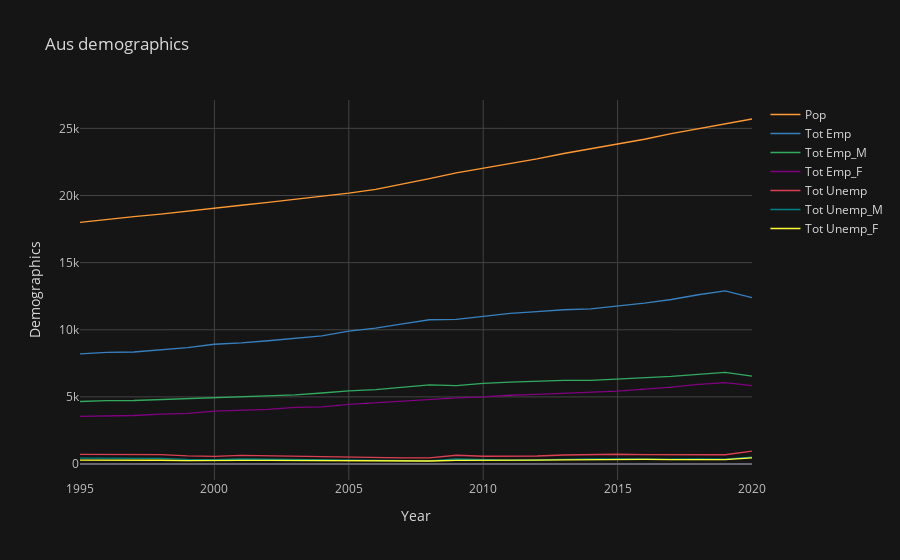
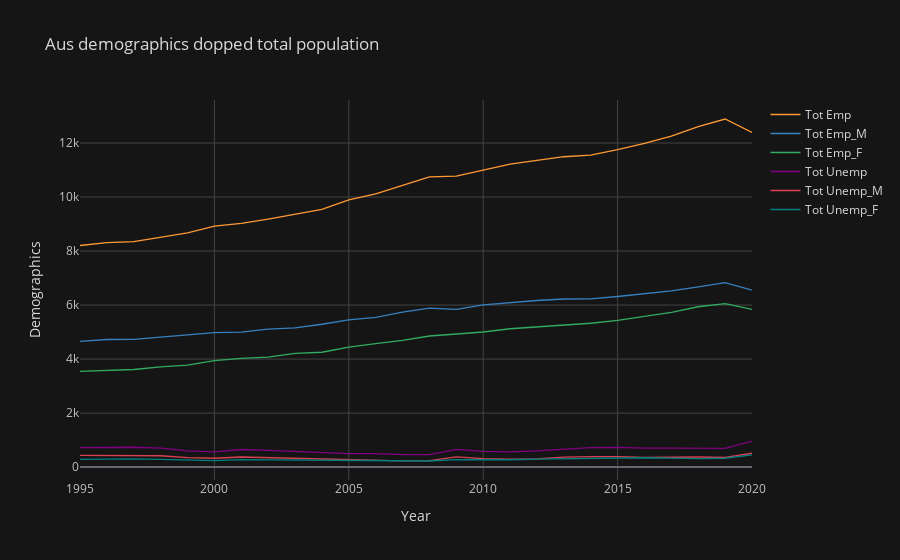

Source (notebook cell) for these figures, in order:
### Code cell
aus_demographics_fig1 = aus_demographics_renamed_df.iplot(kind='line',
                                             title="Aus demographics",
                                             xTitle="Year",
                                             yTitle='Demographics')         
             
aus_demographics_fig2 = aus_demographics_renamed_d2.iplot(kind='line',
                                                          title="Aus demographics dopped total population",
                                                          xTitle="Year",
                                                          yTitle='Demographics')  

#Create the plot matrix:
fig = subplots.make_subplots(rows=3, cols=1)

#Add traces, use  'add_traces', or 'append_trace'.
fig.add_traces(aus_demographics_fig1)
fig.add_traces(aus_demographics_fig2)

fig['layout'].update(height=600,
                     width=600)

### Figure 1 — Plotly figure (JSON) as saved in the notebook; plotly's stock layout.template omitted (floating-point values rounded to 4 significant figures)
{"data": [{"line": {"color": "rgba(255, 153, 51, 1.0)", "dash": "solid", "shape": "linear", "width": 1.3}, "mode": "lines", "name": "Pop", "text": "", "type": "scatter", "x": [1995, 1996, 1997, 1998, 1999, 2000, 2001, 2002, 2003, 2004, 2005, 2006, 2007, 2008, 2009, 2010, 2011, 2012, 2013, 2014, 2015, 2016, 2017, 2018, 2019, 2020], "y": [18000.0, 18220.0, 18423, 18610.0, 18810.0, 19030.0, 19270.0, 19500.0, 19720.0, 19930.0, 20180.0, 20451, 20830.0, 21250.0, 21690.0, 22030.0, 22340, 22730.0, 23130.0, 23480.0, 23816, 24190.0, 24600.0, 24980.0, 25370.0, 25700.0]}, {"line": {"color": "rgba(55, 128, 191, 1.0)", "dash": "solid", "shape": "linear", "width": 1.3}, "mode": "lines", "name": "Tot Emp", "text": "", "type": "scatter", "x": [1995, 1996, 1997, 1998, 1999, 2000, 2001, 2002, 2003, 2004, 2005, 2006, 2007, 2008, 2009, 2010, 2011, 2012, 2013, 2014, 2015, 2016, 2017, 2018, 2019, 2020], "y": [8206.0, 8312.0, 8346.0, 8517.0, 8673.0, 8922, 9022.0, 9181.0, 9370.0, 9543.0, 9897.0, 10120.0, 10440.0, 10745, 10770.0, 11010.0, 11220.0, 11356, 11490.0, 11550.0, 11750.0, 11990.0, 12255, 12610.0, 12890.0, 12390.0]}, {"line": {"color": "rgba(50, 171, 96, 1.0)", "dash": "solid", "shape": "linear", "width": 1.3}, "mode": "lines", "name": "Tot Emp_M", "text": "", "type": "scatter", "x": [1995, 1996, 1997, 1998, 1999, 2000, 2001, 2002, 2003, 2004, 2005, 2006, 2007, 2008, 2009, 2010, 2011, 2012, 2013, 2014, 2015, 2016, 2017, 2018, 2019, 2020], "y": [4657.0, 4724.0, 4732.0, 4802.0, 4898.0, 4981.0, 4997.0, 5109.0, 5155.0, 5290.0, 5450.0, 5547.0, 5743.0, 5890.0, 5843.0, 6006.0, 6098.0, 6169.0, 6224.0, 6227.0, 6317.0, 6406.0, 6523.0, 6671, 6834.0, 6554.0]}, {"line": {"color": "rgba(128, 0, 128, 1.0)", "dash": "solid", "shape": "linear", "width": 1.3}, "mode": "lines", "name": "Tot Emp_F", "text": "", "type": "scatter", "x": [1995, 1996, 1997, 1998, 1999, 2000, 2001, 2002, 2003, 2004, 2005, 2006, 2007, 2008, 2009, 2010, 2011, 2012, 2013, 2014, 2015, 2016, 2017, 2018, 2019, 2020], "y": [3548.0, 3587.0, 3614.0, 3715, 3776.0, 3941.0, 4025.0, 4072.0, 4215, 4253, 4447.0, 4574.0, 4694.0, 4855.0, 4928.0, 5003.0, 5123.0, 5187.0, 5268.0, 5326.0, 5436.0, 5585.0, 5732.0, 5937.0, 6056.0, 5838.0]}, {"line": {"color": "rgba(219, 64, 82, 1.0)", "dash": "solid", "shape": "linear", "width": 1.3}, "mode": "lines", "name": "Tot Unemp", "text": "", "type": "scatter", "x": [1995, 1996, 1997, 1998, 1999, 2000, 2001, 2002, 2003, 2004, 2005, 2006, 2007, 2008, 2009, 2010, 2011, 2012, 2013, 2014, 2015, 2016, 2017, 2018, 2019, 2020], "y": [723.5, 723.8, 735.2, 702.8, 600.6, 564.3, 651.5, 619.7, 587.6, 537.3, 502.5, 498.2, 459, 462.7, 654.7, 580.3, 564.2, 599.3, 673.4, 721.8, 729.7, 703.5, 706.1, 687.9, 692, 966.4]}, {"line": {"color": "rgba(0, 128, 128, 1.0)", "dash": "solid", "shape": "linear", "width": 1.3}, "mode": "lines", "name": "Tot Unemp_M", "text": "", "type": "scatter", "x": [1995, 1996, 1997, 1998, 1999, 2000, 2001, 2002, 2003, 2004, 2005, 2006, 2007, 2008, 2009, 2010, 2011, 2012, 2013, 2014, 2015, 2016, 2017, 2018, 2019, 2020], "y": [434.2, 424.3, 427.5, 419.9, 348.6, 327.3, 374.4, 348.2, 330.9, 294, 265.3, 265.6, 230, 236.4, 376, 312.5, 292.6, 306.8, 367.6, 389.7, 391.8, 356.7, 370.9, 375, 363, 513.4]}, {"line": {"color": "rgba(255, 255, 51, 1.0)", "dash": "solid", "shape": "linear", "width": 1.3}, "mode": "lines", "name": "Tot Unemp_F", "text": "", "type": "scatter", "x": [1995, 1996, 1997, 1998, 1999, 2000, 2001, 2002, 2003, 2004, 2005, 2006, 2007, 2008, 2009, 2010, 2011, 2012, 2013, 2014, 2015, 2016, 2017, 2018, 2019, 2020], "y": [289.3, 299.5, 307.7, 282.9, 252, 237, 277.1, 271.5, 256.6, 243.3, 237.2, 232.6, 229, 226.2, 278.7, 267.8, 271.6, 292.5, 305.8, 332.2, 337.9, 346.9, 335.2, 312.9, 328.9, 452.9]}], "layout": {"autosize": true, "legend": {"bgcolor": "#151516", "font": {"color": "#D9D9D9"}}, "paper_bgcolor": "#151516", "plot_bgcolor": "#151516", "title": {"font": {"color": "#D9D9D9"}, "text": "Aus demographics"}, "xaxis": {"autorange": true, "gridcolor": "#434343", "range": [1995, 2020], "showgrid": true, "tickfont": {"color": "#C2C2C2"}, "title": {"font": {"color": "#D9D9D9"}, "text": "Year"}, "type": "linear", "zerolinecolor": "#666570"}, "yaxis": {"autorange": true, "gridcolor": "#434343", "range": [-1189.0, 27110.0], "showgrid": true, "tickfont": {"color": "#C2C2C2"}, "title": {"font": {"color": "#D9D9D9"}, "text": "Demographics"}, "type": "linear", "zerolinecolor": "#666570"}}}

### Figure 2 — Plotly figure (JSON) as saved in the notebook; plotly's stock layout.template omitted (floating-point values rounded to 4 significant figures)
{"data": [{"line": {"color": "rgba(255, 153, 51, 1.0)", "dash": "solid", "shape": "linear", "width": 1.3}, "mode": "lines", "name": "Tot Emp", "text": "", "type": "scatter", "x": [1995, 1996, 1997, 1998, 1999, 2000, 2001, 2002, 2003, 2004, 2005, 2006, 2007, 2008, 2009, 2010, 2011, 2012, 2013, 2014, 2015, 2016, 2017, 2018, 2019, 2020], "y": [8206.0, 8312.0, 8346.0, 8517.0, 8673.0, 8922, 9022.0, 9181.0, 9370.0, 9543.0, 9897.0, 10120.0, 10440.0, 10745, 10770.0, 11010.0, 11220.0, 11356, 11490.0, 11550.0, 11750.0, 11990.0, 12255, 12610.0, 12890.0, 12390.0]}, {"line": {"color": "rgba(55, 128, 191, 1.0)", "dash": "solid", "shape": "linear", "width": 1.3}, "mode": "lines", "name": "Tot Emp_M", "text": "", "type": "scatter", "x": [1995, 1996, 1997, 1998, 1999, 2000, 2001, 2002, 2003, 2004, 2005, 2006, 2007, 2008, 2009, 2010, 2011, 2012, 2013, 2014, 2015, 2016, 2017, 2018, 2019, 2020], "y": [4657.0, 4724.0, 4732.0, 4802.0, 4898.0, 4981.0, 4997.0, 5109.0, 5155.0, 5290.0, 5450.0, 5547.0, 5743.0, 5890.0, 5843.0, 6006.0, 6098.0, 6169.0, 6224.0, 6227.0, 6317.0, 6406.0, 6523.0, 6671, 6834.0, 6554.0]}, {"line": {"color": "rgba(50, 171, 96, 1.0)", "dash": "solid", "shape": "linear", "width": 1.3}, "mode": "lines", "name": "Tot Emp_F", "text": "", "type": "scatter", "x": [1995, 1996, 1997, 1998, 1999, 2000, 2001, 2002, 2003, 2004, 2005, 2006, 2007, 2008, 2009, 2010, 2011, 2012, 2013, 2014, 2015, 2016, 2017, 2018, 2019, 2020], "y": [3548.0, 3587.0, 3614.0, 3715, 3776.0, 3941.0, 4025.0, 4072.0, 4215, 4253, 4447.0, 4574.0, 4694.0, 4855.0, 4928.0, 5003.0, 5123.0, 5187.0, 5268.0, 5326.0, 5436.0, 5585.0, 5732.0, 5937.0, 6056.0, 5838.0]}, {"line": {"color": "rgba(128, 0, 128, 1.0)", "dash": "solid", "shape": "linear", "width": 1.3}, "mode": "lines", "name": "Tot Unemp", "text": "", "type": "scatter", "x": [1995, 1996, 1997, 1998, 1999, 2000, 2001, 2002, 2003, 2004, 2005, 2006, 2007, 2008, 2009, 2010, 2011, 2012, 2013, 2014, 2015, 2016, 2017, 2018, 2019, 2020], "y": [723.5, 723.8, 735.2, 702.8, 600.6, 564.3, 651.5, 619.7, 587.6, 537.3, 502.5, 498.2, 459, 462.7, 654.7, 580.3, 564.2, 599.3, 673.4, 721.8, 729.7, 703.5, 706.1, 687.9, 692, 966.4]}, {"line": {"color": "rgba(219, 64, 82, 1.0)", "dash": "solid", "shape": "linear", "width": 1.3}, "mode": "lines", "name": "Tot Unemp_M", "text": "", "type": "scatter", "x": [1995, 1996, 1997, 1998, 1999, 2000, 2001, 2002, 2003, 2004, 2005, 2006, 2007, 2008, 2009, 2010, 2011, 2012, 2013, 2014, 2015, 2016, 2017, 2018, 2019, 2020], "y": [434.2, 424.3, 427.5, 419.9, 348.6, 327.3, 374.4, 348.2, 330.9, 294, 265.3, 265.6, 230, 236.4, 376, 312.5, 292.6, 306.8, 367.6, 389.7, 391.8, 356.7, 370.9, 375, 363, 513.4]}, {"line": {"color": "rgba(0, 128, 128, 1.0)", "dash": "solid", "shape": "linear", "width": 1.3}, "mode": "lines", "name": "Tot Unemp_F", "text": "", "type": "scatter", "x": [1995, 1996, 1997, 1998, 1999, 2000, 2001, 2002, 2003, 2004, 2005, 2006, 2007, 2008, 2009, 2010, 2011, 2012, 2013, 2014, 2015, 2016, 2017, 2018, 2019, 2020], "y": [289.3, 299.5, 307.7, 282.9, 252, 237, 277.1, 271.5, 256.6, 243.3, 237.2, 232.6, 229, 226.2, 278.7, 267.8, 271.6, 292.5, 305.8, 332.2, 337.9, 346.9, 335.2, 312.9, 328.9, 452.9]}], "layout": {"autosize": true, "legend": {"bgcolor": "#151516", "font": {"color": "#D9D9D9"}}, "paper_bgcolor": "#151516", "plot_bgcolor": "#151516", "title": {"font": {"color": "#D9D9D9"}, "text": "Aus demographics dopped total population"}, "xaxis": {"autorange": true, "gridcolor": "#434343", "range": [1995, 2020], "showgrid": true, "tickfont": {"color": "#C2C2C2"}, "title": {"font": {"color": "#D9D9D9"}, "text": "Year"}, "type": "linear", "zerolinecolor": "#666570"}, "yaxis": {"autorange": true, "gridcolor": "#434343", "range": [-477.3, 13590.0], "showgrid": true, "tickfont": {"color": "#C2C2C2"}, "title": {"font": {"color": "#D9D9D9"}, "text": "Demographics"}, "type": "linear", "zerolinecolor": "#666570"}}}
